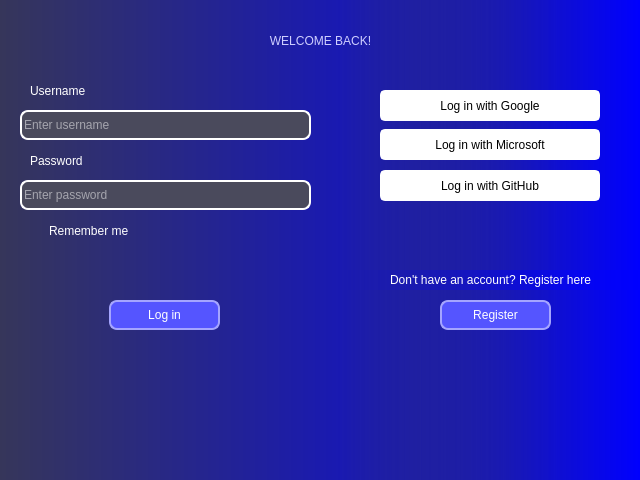
<?xml version="1.0" encoding="UTF-8"?>
<ui version="4.0">
 <class>MainWindow</class>
 <widget class="QMainWindow" name="MainWindow">
  <property name="geometry">
   <rect>
    <x>0</x>
    <y>0</y>
    <width>640</width>
    <height>480</height>
   </rect>
  </property>
  <property name="minimumSize">
   <size>
    <width>0</width>
    <height>0</height>
   </size>
  </property>
  <property name="maximumSize">
   <size>
    <width>640</width>
    <height>480</height>
   </size>
  </property>
  <property name="windowTitle">
   <string>Login</string>
  </property>
  <property name="styleSheet">
   <string notr="true">background-color: qlineargradient(spread:pad, x1:0, y1:0, x2:1, y2:0, stop:0 rgba(54, 54, 90, 255), stop:1 rgba(0, 0, 255, 255));</string>
  </property>
  <widget class="QWidget" name="centralwidget">
   <widget class="QLineEdit" name="usernameEdit">
    <property name="geometry">
     <rect>
      <x>20</x>
      <y>110</y>
      <width>291</width>
      <height>30</height>
     </rect>
    </property>
    <property name="styleSheet">
     <string notr="true">border: 2px solid white;
border-radius: 8px;
background-color: rgb(74, 74, 92);
color: white;
selection-background-color: rgb(119, 119, 148);
font: 12pt &quot;JetBrains Mono&quot;;</string>
    </property>
    <property name="placeholderText">
     <string>Enter username</string>
    </property>
   </widget>
   <widget class="QLineEdit" name="passwordEdit">
    <property name="geometry">
     <rect>
      <x>20</x>
      <y>180</y>
      <width>291</width>
      <height>30</height>
     </rect>
    </property>
    <property name="styleSheet">
     <string notr="true">border: 2px solid white;
border-radius: 8px;
background-color: rgb(74, 74, 92);
color: white;
selection-background-color: rgb(119, 119, 148);
font: 12pt &quot;JetBrains Mono&quot;;</string>
    </property>
    <property name="echoMode">
     <enum>QLineEdit::Password</enum>
    </property>
    <property name="placeholderText">
     <string>Enter password</string>
    </property>
   </widget>
   <widget class="QLabel" name="label">
    <property name="geometry">
     <rect>
      <x>30</x>
      <y>80</y>
      <width>281</width>
      <height>21</height>
     </rect>
    </property>
    <property name="styleSheet">
     <string notr="true">color: rgb(255, 255, 255);
font: 81 20pt &quot;JetBrains Mono ExtraBold&quot;;
background-color: rgba(255, 255, 255, 0);</string>
    </property>
    <property name="text">
     <string>Username</string>
    </property>
   </widget>
   <widget class="QLabel" name="label_2">
    <property name="geometry">
     <rect>
      <x>30</x>
      <y>150</y>
      <width>281</width>
      <height>21</height>
     </rect>
    </property>
    <property name="styleSheet">
     <string notr="true">color: rgb(255, 255, 255);
font: 81 20pt &quot;JetBrains Mono ExtraBold&quot;;
background-color: rgba(0, 0, 0, 0);</string>
    </property>
    <property name="text">
     <string>Password</string>
    </property>
   </widget>
   <widget class="QLabel" name="label_3">
    <property name="geometry">
     <rect>
      <x>0</x>
      <y>20</y>
      <width>641</width>
      <height>41</height>
     </rect>
    </property>
    <property name="styleSheet">
     <string notr="true">background-color: rgba(0, 0, 0, 0);
color: rgb(206, 206, 255);
font: 81 24pt &quot;JetBrains Mono NL ExtraBold&quot;;</string>
    </property>
    <property name="text">
     <string>WELCOME BACK!</string>
    </property>
    <property name="alignment">
     <set>Qt::AlignCenter</set>
    </property>
   </widget>
   <widget class="QCheckBox" name="rememberMe">
    <property name="geometry">
     <rect>
      <x>30</x>
      <y>220</y>
      <width>261</width>
      <height>21</height>
     </rect>
    </property>
    <property name="cursor">
     <cursorShape>PointingHandCursor</cursorShape>
    </property>
    <property name="styleSheet">
     <string notr="true">background-color: rgba(0, 0, 0, 0);
color: white;
font: 12pt &quot;JetBrains Mono&quot;;</string>
    </property>
    <property name="text">
     <string>Remember me</string>
    </property>
   </widget>
   <widget class="QPushButton" name="loginButton">
    <property name="geometry">
     <rect>
      <x>109</x>
      <y>300</y>
      <width>111</width>
      <height>30</height>
     </rect>
    </property>
    <property name="cursor">
     <cursorShape>PointingHandCursor</cursorShape>
    </property>
    <property name="toolTip">
     <string/>
    </property>
    <property name="whatsThis">
     <string/>
    </property>
    <property name="styleSheet">
     <string notr="true">QPushButton {
	font: 63 13pt &quot;JetBrains Mono SemiBold&quot;;
	color: white;
	background-color: rgb(85, 85, 255);
	border-radius: 8px;
	border: 2px solid rgb(165, 165, 255);
}
QPushButton:hover
{
	background-color: rgb(165, 165, 255);
	color: rgb(0, 0, 0);
	border: 2px solid rgb(85, 85, 255);
}</string>
    </property>
    <property name="text">
     <string>Log in</string>
    </property>
   </widget>
   <widget class="QPushButton" name="googleLoginButton">
    <property name="geometry">
     <rect>
      <x>380</x>
      <y>90</y>
      <width>220</width>
      <height>31</height>
     </rect>
    </property>
    <property name="cursor">
     <cursorShape>PointingHandCursor</cursorShape>
    </property>
    <property name="styleSheet">
     <string notr="true">border-radius: 5px;
border: 2px solid white;
background-color: white;
color: black;
font: 10pt &quot;JetBrains Mono&quot;;</string>
    </property>
    <property name="text">
     <string>Log in with Google</string>
    </property>
    <property name="icon">
     <iconset>
      <normaloff>../Images/google.png</normaloff>../Images/google.png</iconset>
    </property>
   </widget>
   <widget class="QPushButton" name="microsoftLoginButton">
    <property name="geometry">
     <rect>
      <x>380</x>
      <y>129</y>
      <width>220</width>
      <height>31</height>
     </rect>
    </property>
    <property name="cursor">
     <cursorShape>PointingHandCursor</cursorShape>
    </property>
    <property name="styleSheet">
     <string notr="true">border-radius: 5px;
border: 2px solid white;
background-color: white;
color: black;
font: 10pt &quot;JetBrains Mono&quot;;</string>
    </property>
    <property name="text">
     <string>Log in with Microsoft</string>
    </property>
    <property name="icon">
     <iconset>
      <normaloff>../Images/microsoft.png</normaloff>../Images/microsoft.png</iconset>
    </property>
    <property name="checkable">
     <bool>false</bool>
    </property>
   </widget>
   <widget class="QPushButton" name="githubLoginButton">
    <property name="geometry">
     <rect>
      <x>380</x>
      <y>170</y>
      <width>220</width>
      <height>31</height>
     </rect>
    </property>
    <property name="cursor">
     <cursorShape>PointingHandCursor</cursorShape>
    </property>
    <property name="styleSheet">
     <string notr="true">border-radius: 5px;
border: 2px solid white;
background-color: white;
color: black;
font: 10pt &quot;JetBrains Mono&quot;;</string>
    </property>
    <property name="text">
     <string>Log in with GitHub</string>
    </property>
    <property name="icon">
     <iconset>
      <normaloff>../Images/github.png</normaloff>../Images/github.png</iconset>
    </property>
   </widget>
   <widget class="QLabel" name="label_4">
    <property name="geometry">
     <rect>
      <x>340</x>
      <y>270</y>
      <width>301</width>
      <height>20</height>
     </rect>
    </property>
    <property name="styleSheet">
     <string notr="true">background-color: qlineargradient(spread:pad, x1:0, y1:0, x2:1, y2:0, stop:0 rgba(0, 0, 0, 0), stop:1 rgba(0, 0, 255, 170));
color: white;
font: 8pt &quot;JetBrains Mono&quot;;</string>
    </property>
    <property name="text">
     <string>Don't have an account? Register here</string>
    </property>
    <property name="alignment">
     <set>Qt::AlignCenter</set>
    </property>
   </widget>
   <widget class="QLabel" name="label_5">
    <property name="geometry">
     <rect>
      <x>340</x>
      <y>0</y>
      <width>301</width>
      <height>481</height>
     </rect>
    </property>
    <property name="minimumSize">
     <size>
      <width>0</width>
      <height>0</height>
     </size>
    </property>
    <property name="maximumSize">
     <size>
      <width>400</width>
      <height>1000</height>
     </size>
    </property>
    <property name="text">
     <string/>
    </property>
    <property name="pixmap">
     <pixmap>../Images/terminal.jpg</pixmap>
    </property>
    <property name="scaledContents">
     <bool>true</bool>
    </property>
   </widget>
   <widget class="QWidget" name="widget_4" native="true">
    <property name="geometry">
     <rect>
      <x>340</x>
      <y>0</y>
      <width>221</width>
      <height>481</height>
     </rect>
    </property>
    <property name="styleSheet">
     <string notr="true">background-color: qlineargradient(spread:pad, x1:0, y1:0, x2:1, y2:0, stop:0 rgba(26, 26, 177, 255), stop:1 rgba(0, 0, 0, 0));</string>
    </property>
   </widget>
   <widget class="QPushButton" name="toRegisterButton">
    <property name="geometry">
     <rect>
      <x>440</x>
      <y>300</y>
      <width>111</width>
      <height>30</height>
     </rect>
    </property>
    <property name="cursor">
     <cursorShape>PointingHandCursor</cursorShape>
    </property>
    <property name="toolTip">
     <string/>
    </property>
    <property name="whatsThis">
     <string/>
    </property>
    <property name="styleSheet">
     <string notr="true">QPushButton {
	font: 63 13pt &quot;JetBrains Mono SemiBold&quot;;
	color: white;
	background-color: rgb(85, 85, 255);
	border-radius: 8px;
	border: 2px solid rgb(165, 165, 255);
}
QPushButton:hover
{
	background-color: rgb(165, 165, 255);
	color: rgb(0, 0, 0);
	border: 2px solid rgb(85, 85, 255);
}</string>
    </property>
    <property name="text">
     <string>Register</string>
    </property>
   </widget>
   <widget class="QLabel" name="errorMessage">
    <property name="geometry">
     <rect>
      <x>20</x>
      <y>350</y>
      <width>601</width>
      <height>61</height>
     </rect>
    </property>
    <property name="styleSheet">
     <string notr="true">background-color: rgba(0, 0, 0, 0);
color: red;
font: 81 11pt &quot;JetBrains Mono ExtraBold&quot;;</string>
    </property>
    <property name="text">
     <string/>
    </property>
    <property name="wordWrap">
     <bool>true</bool>
    </property>
   </widget>
   <zorder>label_5</zorder>
   <zorder>widget_4</zorder>
   <zorder>usernameEdit</zorder>
   <zorder>passwordEdit</zorder>
   <zorder>label</zorder>
   <zorder>label_2</zorder>
   <zorder>rememberMe</zorder>
   <zorder>loginButton</zorder>
   <zorder>label_3</zorder>
   <zorder>label_4</zorder>
   <zorder>githubLoginButton</zorder>
   <zorder>microsoftLoginButton</zorder>
   <zorder>googleLoginButton</zorder>
   <zorder>toRegisterButton</zorder>
   <zorder>errorMessage</zorder>
  </widget>
 </widget>
 <resources/>
 <connections/>
</ui>
